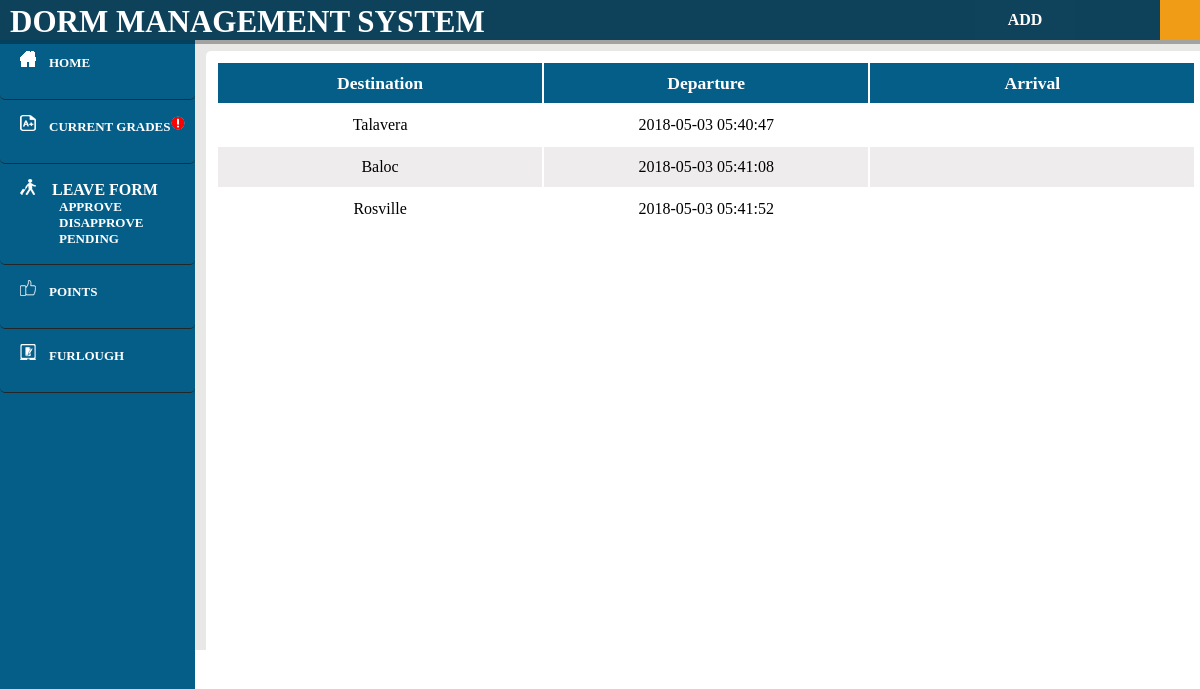
/student/furlough.php (signed in), run on the app's committed database.
### tables this page shows
CREATE TABLE `furlough` (
  `ID` int(11) NOT NULL,
  `name` varchar(50) NOT NULL,
  `room_number` varchar(20) NOT NULL,
  `destination` varchar(20) NOT NULL,
  `departure` varchar(20) NOT NULL,
  `arrival` varchar(20) NOT NULL
);

### student/furlough.php (the view, shortened to what this page needs)
<html>
<head>
		<link rel="stylesheet" type="text/css" href="../css/Blog.css">
		<link rel="stylesheet" type="text/css" href="../css/user.css">
		<link rel="stylesheet" type="text/css" href="../css/modal.css">
		<header>
			<?php
				include 'connect.php';
				$user=$_SESSION['login_user'];
				$qry="select * from student_accounts where Username='$user';";
				$result=mysqli_query($con,$qry);
				while($rows=mysqli_fetch_array($result))
				{
					$fname = $rows['fname'];
					$lname = $rows['lname'];
					$name=$fname." ".$lname;
				}
		?>
			<font face="Century Gothic">
			<div id="nav">
					<nav>
					<ul>
						<li id="titlename">DORM MANAGEMENT SYSTEM</li>
						<li id="login"><a href=""><?php echo $name?></a>
						</li>
					</ul>
					<BUTTON id="btnadd" TYPE="BUTTON" onclick="btn1()"><font color="#ffffff" size="3"><b>ADD</font></BUTTON>
				</nav>
			</div></font>
		</header>
	</head>
	<body>
	<article><br><br>
	<b>
	<div id="leftnav"><a href="home.php"><img src="../images/home1.png">&emsp;<font color="#ffffff">HOME</a></font></div>
		<?php
			include 'connect.php';
			$user=$_SESSION['login_user'];
				$qry="select * from student_accounts where Username='$user';";
				$result=mysqli_query($con,$qry);
				while($rows=mysqli_fetch_array($result))
				{
					$asd=$rows[1];
				}
				$qry="select * from student where student_id='$asd';";
				$result=mysqli_query($con,$qry);
				while($rows=mysqli_fetch_array($result))
				{
					$room=$rows['room_number'];
				}
			$sql = "SELECT * FROM grade WHERE room_number = '$room' AND seen = 0";
			$result = mysqli_query($con, $sql);
			if($result) {
				if(mysqli_num_rows($result) > 0) {
					echo "<div id=\"leftnav\"><a href=\"grade.php\"><img src=\"../images/grades.png\">&emsp;<font color=\"#ffffff\">CURRENT GRADES<img src='../images/notif.png'/></a></font></div>";
				} else {
					echo "<div id=\"leftnav\"><a href=\"grade.php\"><img src=\"../images/grades.png\">&emsp;<font color=\"#ffffff\">CURRENT GRADES</a></font></div>";
				}
			}
		?>
		<?php
			include 'connect.php';
			$sql = "SELECT * FROM lcard WHERE name = '$name' AND status = 'Approve' AND seen1 = 0 ";
			$result = mysqli_query($con, $sql);
			if($result) {
				if(mysqli_num_rows($result) > 0) {
					echo "<div id=\"leftnav_lc\"><a href=\"\"><img src=\"../images/leavereq.png\">&emsp;<font color=\"#ffffff\">LEAVE FORM<img src='../images/notif.png'/></a></font><br>
					<a href=\"lcard.php\"><font color=\"#ffffff\" size=\"2\">&emsp;&emsp;&emsp;APPROVE</a></font><br>
						<a href=\"lcard2.php\"><font color=\"#ffffff\" size=\"2\">&emsp;&emsp;&emsp;DISAPPROVE</a></font><br>
						<a href=\"lcard1.php\"><font color=\"#ffffff\" size=\"2\">&emsp;&emsp;&emsp;PENDING</a></font><br></div>";
				} else {
					echo "<div id=\"leftnav_lc\"><a href=\"\"><img src=\"../images/leavereq.png\">&emsp;<font color=\"#ffffff\">LEAVE FORM</a></font><br>
					<a href=\"lcard.php\"><font color=\"#ffffff\" size=\"2\">&emsp;&emsp;&emsp;APPROVE</a></font><br>
						<a href=\"lcard2.php\"><font color=\"#ffffff\" size=\"2\">&emsp;&emsp;&emsp;DISAPPROVE</a></font><br>
						<a href=\"lcard1.php\"><font color=\"#ffffff\" size=\"2\">&emsp;&emsp;&emsp;PENDING</a></font><br></div>";
				}
			}
		?>
		<div id="leftnav"><a href="ironing.php"><img src="../images/merit.png">&emsp;<font color="#ffffff">POINTS</a></font></div>
		<div id="leftnav"><a href="furlough.php"><img src="../images/furlough.png">&emsp;<font color="#ffffff">FURLOUGH</a></font></div>
	</b>
	</article>
	<aside>
	<div id="right">
		<table class="alternate">
	<tr>
	<th>Destination</th>
	<th>Departure</th>
	<th>Arrival</th>
		<?php
			function displayimage()
			{
			    include 'connect.php';
				$user=$_SESSION['login_user'];
				$qry="select * from student_accounts where Username='$user';";
				$result=mysqli_query($con,$qry);
				while($rows=mysqli_fetch_array($result))
				{
					$fname=$rows[2];
					$lname=$rows[3];
					$name=$fname." ".$lname;
				}
				$qry="select * from furlough where name='$name';";
				$str="";
				$result=mysqli_query($con,$qry);
				while($rows=mysqli_fetch_array($result))
				{
					if(strlen($rows['arrival'])==0){
						$str = $str.	"<tr>
						<td>".$rows['destination']."</td>
						<td>".$rows['departure']."</td>
						<td>".$rows['arrival']."</td>
						</tr>"
						;
						}
				}
		 echo $str;
			}
			displayimage();
		?>
		</table>
</div>
</aside>
	</body>
</html>

### css/Blog.css (style rules this page uses)
a { color: #00a2ff; text-decoration: none; }
body { overflow-x: hidden; margin: 0px; font-family: Century Gothic; }
::placeholder { color: rgba(255,255,255,.5); }
nav { text-align: center; background-color: #0e425a; position: relative; padding: 0px 60px 0px 754px; width: 100%; position: fixed; z-index: 2; box-shadow: 0px 0px 0px 4px rgba(0,0,0,.3); font-weight: bold; }
nav ul { list-style: none; margin: 0; padding: 0; }
nav > ul > li { float: left; }
nav ul li a { display: inline-block; color: #ffffff; padding: 10px 20px; text-decoration: none; width: 160px; }

### css/user.css (style rules this page uses)
* { font-color: #fff; }
article { padding: 0 auto; background-color: #055e88; float: left; height: 100%; width: 195px; position: fixed; }
aside { background-color: #e8e8e6; padding: 3% 2% 2% 3%; height: 604px; height: 100%; }
#right { background-color: #ffffff; height: 0 auto%; margin-top: 15px; padding: 10px; width: 86%; margin-left: 170px; }
#leftnav { background-color: #055e88; height: 38px; width: 170px; margin: 0px; font-size: 13px; padding: 15px 5px 10px 20px; border-bottom: solid 1px #232729; }
#leftnav_lc { background-color: #055e88; height: 55px; width: 170px; margin: 0px; border-bottom: solid 1px #232729; padding: 15px 5px 10px 20px; }
#btnadd { background-color: #055e88; height: 40px; width: 300px; margin: 0px; margin-left: -130px; margin-top: -5px; }
nav { text-align: center; background-color: #0e425a; position: relative; padding: 0px 60px 0px 1160px; width: 100%; height: 40px; position: fixed; z-index: 2; box-shadow: 0px 0px 0px 4px rgba(0,0,0,.3); font-weight: bold; }
nav ul { list-style: none; margin: 0; padding: 0; }
nav > ul > li { float: left; }
nav ul li { background-color: #f09c16; color: #ffffff; list-style: none; }
nav ul li a { background-color: #f09c16; color: #fff; }
nav ul li a { display: inline-block; color: #fff; padding: 10px 10px; text-decoration: none; width: 170px; }
body { font-family: century gothic; }
#login { background-color: #f09c16; font-color: #000; margin-top: -40px; height: 40px; }
div { border-radius: 5px; background-color: #f2f2f2; }
table { width: 100%; }
td,th { text-align: center; width: 270px; height: 40px; color:#000000; font-family: century gothic; }
th { font-size: 110%; background-color: #055e88; color: #ffffff; }
td { font-weight: normal; }
.alternate tr { background-color: #eeecec; }
.alternate tr:nth-child(2n) { background-color: #ffffff; }
button { background: none; border: none; }
body { height: 590px }
#right { height: 100% }
#titlename { color: #fff; font-weight: bold; font-size: 31px; font-family: Space Age; padding-top: 4px; margin-left: -1150px; background-color: #0e425a; }
#leftnav { font-size: 13px }

### css/modal.css (style rules this page uses)
* { font-family: Century Gothic; }
#login { padding-top: 40px; }
table { padding-top: 0px; }
td,th { text-align: center; width: 250px; height: 40px; font-family: century gothic; }

### student/furlough.php (style rules this page uses)
#titlename { color: #fff; font-weight: bold; font-size: 31px; font-family: Space Age; padding-top: 4px; margin-left: -1150px; background-color: #0e425a; }
#btnadd { position: absolute; margin-left: -880px; margin-top: 0; width:100px; cursor: pointer; background-color: #0f435b }
#leftnav_lc, #leftnav_lc:hover { height: 75px; }

### data on the page
furlough: destination "Talavera", departure "2018-05-03 05:40:47"
furlough: destination "Baloc", departure "2018-05-03 05:41:08"
furlough: destination "Rosville", departure "2018-05-03 05:41:52"
